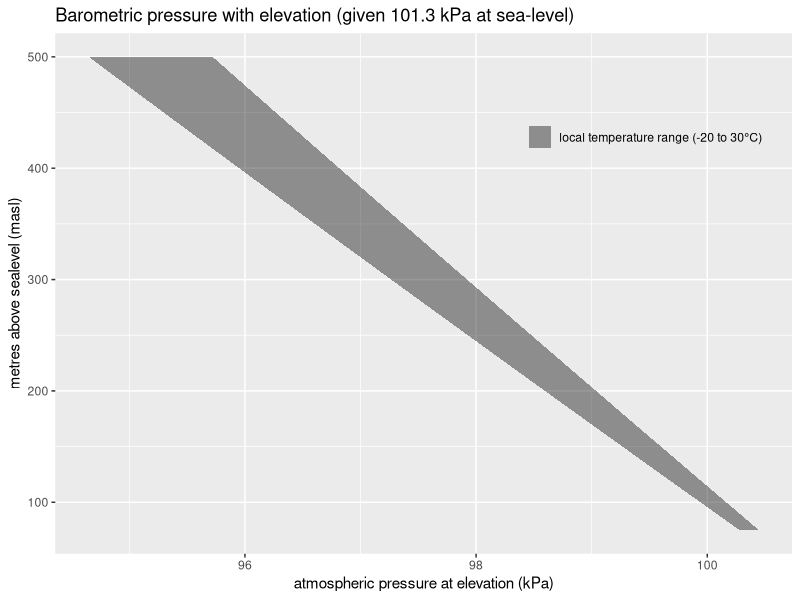

Write R code to recreate this figure.
## ---- chunk 1
knitr::opts_chunk$set(echo = TRUE, message = FALSE, warning = FALSE)
## ---- chunk 2
library(ggplot2)

mult = 101.3
dat = data.frame(x=c(75:500))
dat$plow = sapply(dat$x, FUN = function(x) {mult*(1. - .0065*x/(273.15 - 20)) ** 5.255788})
dat$phgh = sapply(dat$x, FUN = function(x) {mult*(1. - .0065*x/(273.15 + 30)) ** 5.255788})
dat$pstn = sapply(dat$x, FUN = function(x) {mult*(1. - 2.25577E-5*x) ** 5.255788})

cols <- c("local temperature range (-20 to 30°C)"="black")
ggplot(dat, aes(x)) +
  theme(legend.title = element_blank(), legend.position = c(0.8, 0.8), legend.background = element_blank()) +
  geom_ribbon(aes(ymin = plow, ymax = phgh, fill="local temperature range (-20 to 30°C)"), alpha=.4) +
  # geom_line(aes(y=pstn,group=1,color="standard temperature")) +
  labs(x="metres above sealevel (masl)", 
       y="atmospheric pressure at elevation (kPa)", 
       title="Barometric pressure with elevation (given 101.3 kPa at sea-level)") +
  # scale_color_manual(values = cols) +
  scale_fill_manual(values = cols) +
  coord_flip()
